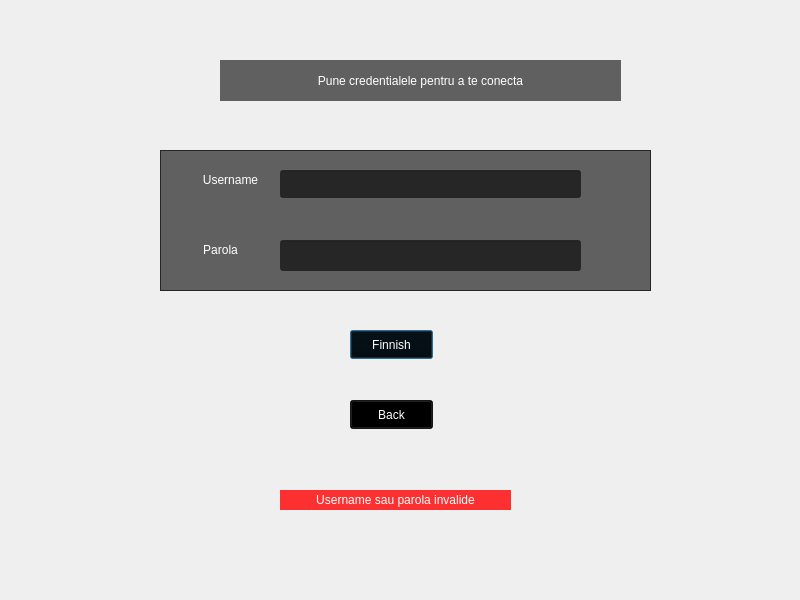
<?xml version="1.0" encoding="UTF-8"?>
<ui version="4.0">
 <class>ConnectW</class>
 <widget class="QDialog" name="ConnectW">
  <property name="geometry">
   <rect>
    <x>0</x>
    <y>0</y>
    <width>800</width>
    <height>600</height>
   </rect>
  </property>
  <property name="windowTitle">
   <string>Dialog</string>
  </property>
  <widget class="QWidget" name="widget" native="true">
   <property name="geometry">
    <rect>
     <x>-80</x>
     <y>-60</y>
     <width>1001</width>
     <height>791</height>
    </rect>
   </property>
   <property name="styleSheet">
    <string notr="true">   .QWidget{background-image:url( D:/ACl/AncientClient/Media/poza.png); background-position: center; }</string>
   </property>
   <widget class="QLabel" name="label">
    <property name="geometry">
     <rect>
      <x>300</x>
      <y>120</y>
      <width>401</width>
      <height>41</height>
     </rect>
    </property>
    <property name="styleSheet">
     <string notr="true">color: rgb(255, 255, 255);
background-color: rgba(0, 0, 0,60%);</string>
    </property>
    <property name="text">
     <string>Pune credentialele pentru a te conecta</string>
    </property>
    <property name="alignment">
     <set>Qt::AlignCenter</set>
    </property>
   </widget>
   <widget class="QPushButton" name="pushButton">
    <property name="geometry">
     <rect>
      <x>430</x>
      <y>390</y>
      <width>83</width>
      <height>29</height>
     </rect>
    </property>
    <property name="styleSheet">
     <string notr="true">color: rgb(255, 255, 255);
background-color: rgba(0, 0, 0,80%);</string>
    </property>
    <property name="text">
     <string>Finnish</string>
    </property>
   </widget>
   <widget class="QPushButton" name="pushButton_4">
    <property name="geometry">
     <rect>
      <x>430</x>
      <y>460</y>
      <width>83</width>
      <height>29</height>
     </rect>
    </property>
    <property name="styleSheet">
     <string notr="true">color: rgb(255, 255, 255);
background-color: rgba(0, 0, 0,80%);</string>
    </property>
    <property name="text">
     <string>Back</string>
    </property>
   </widget>
   <widget class="QFrame" name="frame">
    <property name="geometry">
     <rect>
      <x>240</x>
      <y>210</y>
      <width>491</width>
      <height>141</height>
     </rect>
    </property>
    <property name="styleSheet">
     <string notr="true">background-color: rgba(0, 0, 0,60%);</string>
    </property>
    <property name="frameShape">
     <enum>QFrame::StyledPanel</enum>
    </property>
    <property name="frameShadow">
     <enum>QFrame::Raised</enum>
    </property>
    <widget class="QLineEdit" name="uName">
     <property name="geometry">
      <rect>
       <x>120</x>
       <y>20</y>
       <width>301</width>
       <height>28</height>
      </rect>
     </property>
     <property name="styleSheet">
      <string notr="true">color: rgb(255, 255, 255);</string>
     </property>
    </widget>
    <widget class="QLabel" name="label_2">
     <property name="geometry">
      <rect>
       <x>30</x>
       <y>20</y>
       <width>81</width>
       <height>20</height>
      </rect>
     </property>
     <property name="styleSheet">
      <string notr="true">color: rgb(255, 255, 255);
background-color: rgba(0, 0, 0,0%);</string>
     </property>
     <property name="text">
      <string>Username</string>
     </property>
     <property name="alignment">
      <set>Qt::AlignCenter</set>
     </property>
    </widget>
    <widget class="QLineEdit" name="Pass">
     <property name="geometry">
      <rect>
       <x>120</x>
       <y>90</y>
       <width>301</width>
       <height>31</height>
      </rect>
     </property>
     <property name="styleSheet">
      <string notr="true">color: rgb(255, 255, 255);</string>
     </property>
    </widget>
    <widget class="QLabel" name="label_3">
     <property name="geometry">
      <rect>
       <x>20</x>
       <y>90</y>
       <width>81</width>
       <height>20</height>
      </rect>
     </property>
     <property name="styleSheet">
      <string notr="true">color: rgb(255, 255, 255);
background-color: rgba(0, 0, 0,0%);</string>
     </property>
     <property name="text">
      <string>Parola</string>
     </property>
     <property name="alignment">
      <set>Qt::AlignCenter</set>
     </property>
    </widget>
   </widget>
   <widget class="QLabel" name="label_4">
    <property name="enabled">
     <bool>true</bool>
    </property>
    <property name="geometry">
     <rect>
      <x>360</x>
      <y>550</y>
      <width>231</width>
      <height>20</height>
     </rect>
    </property>
    <property name="styleSheet">
     <string notr="true">color: rgb(255, 255, 255);
background-color: rgba(255, 0, 0,80%);</string>
    </property>
    <property name="text">
     <string>Username sau parola invalide</string>
    </property>
    <property name="alignment">
     <set>Qt::AlignCenter</set>
    </property>
   </widget>
   <zorder>frame</zorder>
   <zorder>label</zorder>
   <zorder>pushButton</zorder>
   <zorder>pushButton_4</zorder>
   <zorder>label_4</zorder>
  </widget>
 </widget>
 <resources/>
 <connections/>
</ui>
